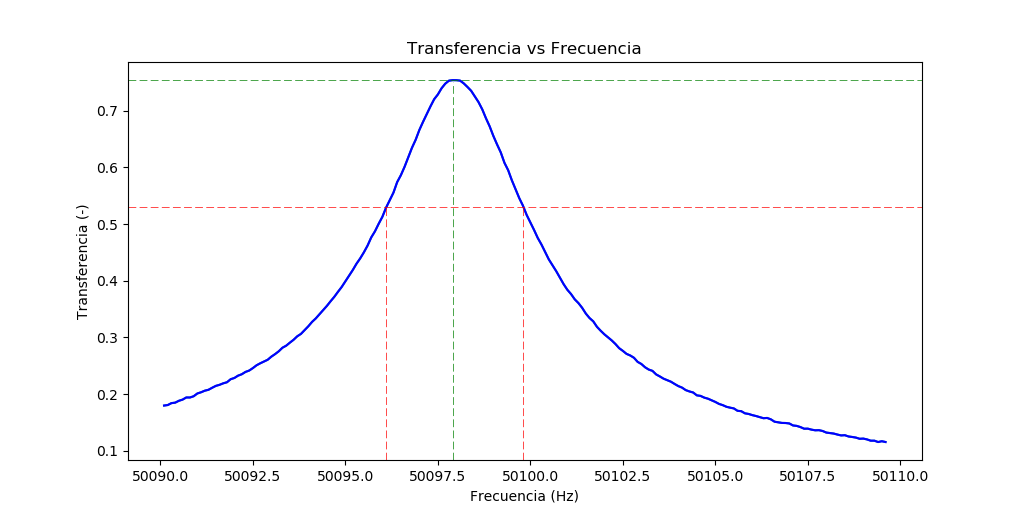

Write the Python code that produced this figure.
import numpy as np
from matplotlib import pyplot as plt
data = np.loadtxt('campana50khz.txt')
plt.plot(data[:,0],data[:,2]/data[:,1])
transf = data[:,2] / data[:,1]
np.where(abs(transf -  max(transf) / 2) < 0.009 )
# devuelve (array([ 60, 97], dtype=int32),)
Q = data[78,0]/(data[97,0] - data[60,0])
print(Q)
plt.plot(data[:,0],data[:,2]/data[:,1], color = 'b')
plt.xlabel('Frecuencia (Hz)')
plt.title('Transferencia vs Frecuencia')
plt.ylabel('Transferencia (-)')
plt.axvline(x = data[97,0], color = 'r', linestyle = '--', ymax = 0.64, linewidth = 0.5)
plt.axvline(x = data[60,0], color = 'r', linestyle = '--', ymax = 0.64, linewidth = 0.5)
plt.axvline(x = data[78,0], color = 'g', label = 'Ws', linestyle = '--', ymax = 0.95, linewidth = 0.5)
plt.axhline(y = max(transf), color = 'g', linestyle = '--', linewidth = 0.5)
plt.axhline(y = (transf[60] + transf[97])/2, color = 'r', linestyle = '--', linewidth = 0.5)
plt.show()
